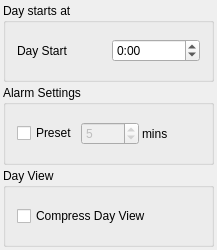
<ui version="4.0" >
 <author></author>
 <comment></comment>
 <exportmacro></exportmacro>
 <class>DateBookSettingsBase</class>
 <widget class="QDialog" name="DateBookSettingsBase" >
  <property name="geometry" >
   <rect>
    <x>0</x>
    <y>0</y>
    <width>217</width>
    <height>250</height>
   </rect>
  </property>
  <property name="windowTitle" >
   <string>Settings</string>
  </property>
  <layout class="QVBoxLayout" >
   <property name="margin" >
    <number>3</number>
   </property>
   <property name="spacing" >
    <number>3</number>
   </property>
   <item>
    <widget class="QGroupBox" name="fraStart" >
     <property name="title" >
      <string>Day starts at</string>
     </property>
     <layout class="QVBoxLayout" >
      <property name="margin" >
       <number>11</number>
      </property>
      <property name="spacing" >
       <number>6</number>
      </property>
      <item>
       <layout class="QHBoxLayout" >
        <property name="margin" >
         <number>0</number>
        </property>
        <property name="spacing" >
         <number>6</number>
        </property>
        <item>
         <widget class="QLabel" name="lblStartTime" >
          <property name="text" >
           <string>Day Start</string>
          </property>
         </widget>
        </item>
        <item>
         <widget class="QSpinBox" name="spinStart" >
          <property name="wrapping" >
           <bool>true</bool>
          </property>
          <property name="suffix" >
           <string>:00</string>
          </property>
          <property name="maximum" >
           <number>23</number>
          </property>
         </widget>
        </item>
       </layout>
      </item>
     </layout>
    </widget>
   </item>
   <item>
    <widget class="QGroupBox" name="fraAlarm" >
     <property name="title" >
      <string>Alarm Settings</string>
     </property>
     <layout class="QVBoxLayout" >
      <property name="margin" >
       <number>11</number>
      </property>
      <property name="spacing" >
       <number>6</number>
      </property>
      <item>
       <layout class="QHBoxLayout" >
        <property name="margin" >
         <number>0</number>
        </property>
        <property name="spacing" >
         <number>3</number>
        </property>
        <item>
         <widget class="QCheckBox" name="chkAlarmPreset" >
          <property name="text" >
           <string>Preset</string>
          </property>
         </widget>
        </item>
        <item>
         <widget class="QSpinBox" name="spinPreset" >
          <property name="enabled" >
           <bool>false</bool>
          </property>
          <property name="maximum" >
           <number>180</number>
          </property>
          <property name="minimum" >
           <number>0</number>
          </property>
          <property name="singleStep" >
           <number>5</number>
          </property>
          <property name="value" >
           <number>5</number>
          </property>
         </widget>
        </item>
        <item>
         <widget class="QLabel" name="TextLabel1" >
          <property name="text" >
           <string>mins</string>
          </property>
         </widget>
        </item>
       </layout>
      </item>
     </layout>
    </widget>
   </item>
   <item>
    <widget class="QGroupBox" name="fraDayView" >
     <property name="title" >
      <string>Day View</string>
     </property>
     <layout class="QVBoxLayout" >
      <property name="margin" >
       <number>11</number>
      </property>
      <property name="spacing" >
       <number>6</number>
      </property>
      <item>
       <layout class="QHBoxLayout" >
        <property name="margin" >
         <number>0</number>
        </property>
        <property name="spacing" >
         <number>6</number>
        </property>
        <item>
         <widget class="QCheckBox" name="chkCompressDayView" >
          <property name="text" >
           <string comment="Show only day time" >Compress Day View</string>
          </property>
         </widget>
        </item>
       </layout>
      </item>
     </layout>
    </widget>
   </item>
  </layout>
 </widget>
 <resources/>
 <connections/>
</ui>
